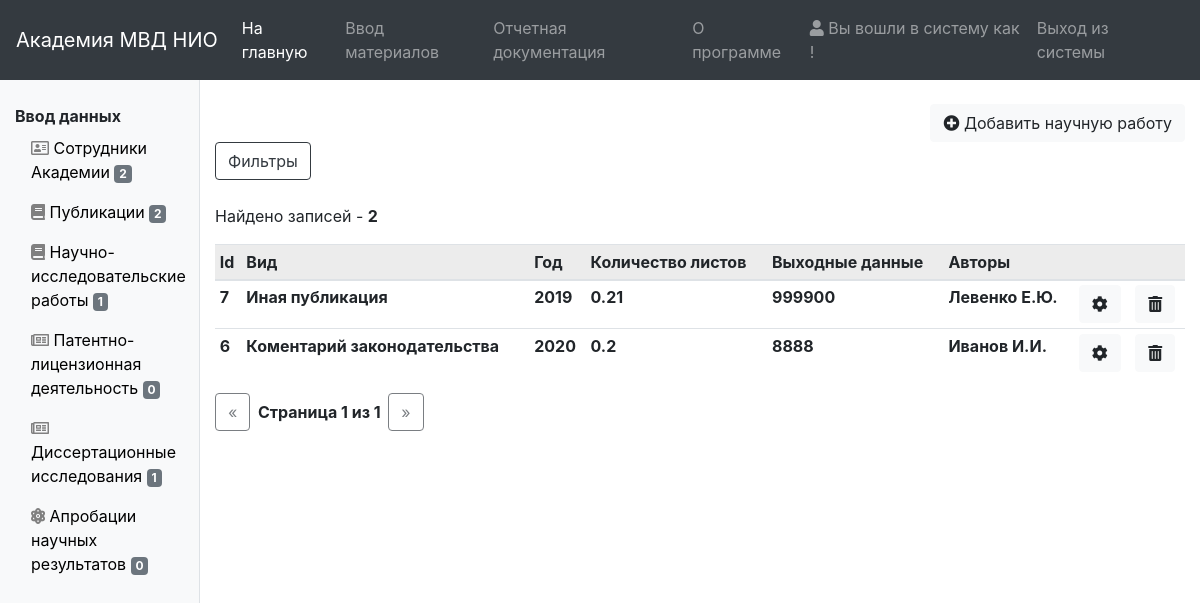
The app's page /sciencework/ (signed in), older data.
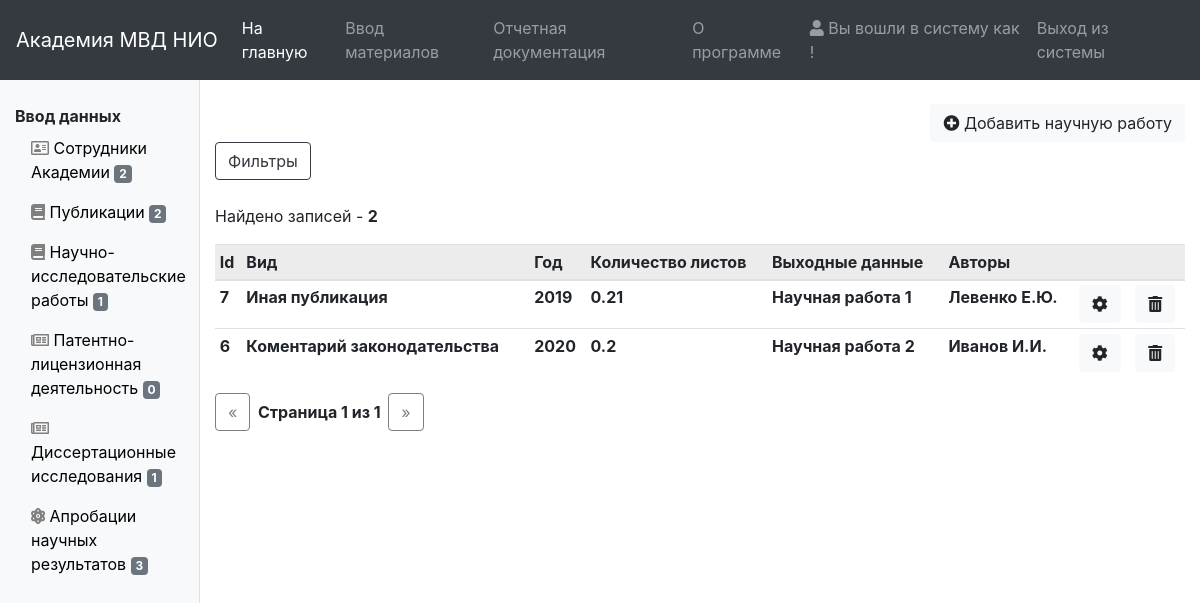
The same page, newer data.
### sciencework/models.py (models this page shows, shortened)
class Sciencework(models.Model):
    kind = models.ForeignKey(Publicationkind, on_delete=models.SET_NULL, null=True, verbose_name="Вид научной работы")
    year = models.IntegerField(verbose_name="Год издания")
    half_year = models.CharField(max_length=10, default="Не указано", verbose_name="Полугодие")
    output_data = models.TextField(verbose_name="Выходные данные")
    sheet_count = models.CharField(max_length=100, blank=True, null=True, verbose_name="Количество печатных листов")
    publisher = models.ForeignKey(Publisher, on_delete=models.SET_NULL, blank=True, null=True, verbose_name="Издатель")
    grif = models.ForeignKey(Grif, on_delete=models.SET_NULL, blank=True, null=True, verbose_name="Гриф")
    magazine = models.ForeignKey(Magazine, on_delete=models.SET_NULL, blank=True, null=True, verbose_name="Журнал")
    digest = models.ForeignKey(Digest, on_delete=models.SET_NULL, blank=True, null=True, verbose_name="Сборник статей")
    in_vak = models.BooleanField(blank=True, null=True, verbose_name="Является работой ВАК")
    in_internationals = models.ManyToManyField(InternationalBase,
                                               verbose_name="Входит в международную базу научного цитирования", blank=True)
    interest = models.ForeignKey(Interest, on_delete=models.SET_NULL, blank=True, null=True, verbose_name="В чьих интересах")
    conference = models.ForeignKey(Conference, on_delete=models.SET_NULL, blank=True, null=True,
                                   verbose_name="Конференция")
    work_is_foreignauthors = models.BooleanField(blank=True, null=True, verbose_name="Участие сторонних авторов")
    other_author_count = models.IntegerField(default=0, blank=True, null=True, verbose_name="Количество сторонних авторов")
    sciencework_student_participation = models.BooleanField(blank=True, null=True, default=False,
                                                            verbose_name="Участие обучающихся")
    authors = models.ManyToManyField(Author, verbose_name="Авторы")
    subdivisions = models.ManyToManyField(Subdivision, verbose_name="Подразделения")
    subspecies = models.ForeignKey(Subspecies, on_delete=models.SET_NULL, blank=True, null=True,
                                   verbose_name="Подвид учебного издания")
    org_founder = models.ForeignKey(Orgfounder, on_delete=models.SET_NULL, blank=True, null=True,
                                    verbose_name="Организация учредитель сборника")
    date_added = models.DateTimeField(blank=True, null=True, verbose_name="Дата и время моследнего изменения")
    user_added = models.ForeignKey(User, on_delete=models.SET_NULL, blank=True, null=True,
                                   verbose_name="Кем внесено/изменено")
    class Meta:
        ordering = ('kind',)
        verbose_name = 'Научная работа'
        verbose_name_plural = 'Научная работа'

class Publicationkind(models.Model):
    publication_kind = models.CharField(max_length=255)
    def __str__(self):
        return self.publication_kind
    class Meta:
        ordering = ('publication_kind',)
        verbose_name = 'Вид публикации'
        verbose_name_plural = 'Виды публикации'

### sciencework/views.py (the view)
# urls.py: path('', login_required(views.sciencework_list), name='list'),
def sciencework_list(request):
    f = ScienceWorkFilter(request.GET, queryset=Sciencework.objects.all().order_by('-pk'))
    paginator = Paginator(f.qs, 50)
    page = request.GET.get('page')
    scinceworks = paginator.get_page(page)
    return render(request, 'sciencework/sciencework_list.html', {'list': scinceworks,
                                                                 'filter': f,
                                                                 })

### authors/models.py (called while the page is built)
    def __str__(self):
        return self.subdivision_name

    def __str__(self):
        return self.lastname + ' ' + self.firstname + ' ' + self.patronymic + ' ' + str(self.subdivision)

    @property
    def get_full_name(self):
        return "{} {}.{}.".format(self.lastname, self.firstname[0], self.patronymic[0])

### context_processors/side_panel_context.py (called while the page is built)
def counts(request):
    return {'author_count': Author.objects.all().count(),
            'sciencework_count': Sciencework.objects.all().count(),
            'nir_count': NIR.objects.all().count(),
            'pld_count': PLD.objects.all().count(),
            'dissertation_count': DissertationResearch.objects.all().count(),
            'anr_count': ANR.objects.all().count(),
            }

### sciencework/models.py (called while the page is built)
    def __str__(self):
        return self.grif_name

    def __str__(self):
        return self.interest_name

    def __str__(self):
        return self.base_name

    def __str__(self):
        return self.publisher_name

    def __str__(self):
        return self.title

### sciencework/templates/sciencework/sciencework_list.html (shortened to what this page needs)
{% extends "base_list.html" %}
{% load url_replace %}
{% load static %}
{% block add_button %}
    <a href="{% url 'sciencework:add' %}" class="btn btn-light"><i class="fas fa-plus-circle"></i> Добавить научную работу</a>
{% endblock %}
{% block list %}
    <table class="table table-sm">
        <thead class="table-active">
        <tr>
            <th scope="col" class="sorting" id='id'>Id</th>
            <th scope="col" class="sorting" id='kind'>Вид</th>
            <th scope="col" class="sorting" id='year'>Год</th>
            <th scope="col">Количество листов</th>
            <th scope="col">Выходные данные</th>
            <th scope="col">Авторы</th>
            <th scope="col"></th>
            <th scope="col"></th>
        </tr>
        </thead>
        <tbody>
        {% for sw in list %}
            <tr>
                <th scope="row">{{ sw.id }}</th>
                <th scope="row">{{ sw.kind }}</th>
                <th scope="row">{{ sw.year }}</th>
                <th scope="row">{{ sw.sheet_count }}</th>
                <th scope="row">{{ sw.output_data }}</th>
                <th scope="row">
                    {% for author in sw.authors.all %}
                        {{ author.get_full_name }}<br>
                    {% endfor %}
                </th>
                <td><a href="{% url 'sciencework:update' sw.id %}" class="btn btn-light"><i class="fas fa-cog"></i></a></td>
                <td><a href="{% url 'sciencework:delete' sw.id %}" class="btn btn-light"><i class="fas fa-trash-alt"></i></a></td>
            </tr>
        {% endfor %}
        </tbody>
    </table>
{% endblock %}

Row changes from the older to the newer data that the page shows:
changed Sciencework "Иная публикация": output_data "999900" → "Научная работа 1"
changed Sciencework "Коментарий законодательства": output_data "8888" → "Научная работа 2"
Text that changed along with them:
{{ anr_count }}: "0" → "3"
